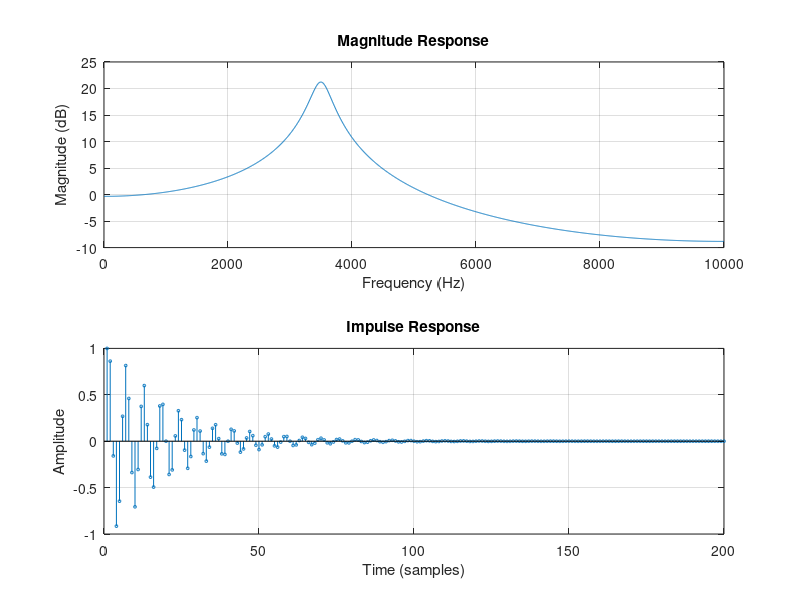

MATLAB code to generate this figure:
clear all
close all

Fs = 20000;
poleFrequency = 3500;
poleRadius = 0.95;
size = 2048;

angle = poleFrequency/Fs*2*pi

% Get points of poles
pole1 = poleRadius*exp(1i*angle);
pole2 = poleRadius*exp(-1i*angle);

num = [1 0 0];
den = [1 -(pole1+pole2) pole1*pole2]

f = linspace(0, Fs/2, size);

w = 2*pi*f/Fs;

H = freqz(num, den, w);

magnitude = 20*log10(abs(H));

impulse = filter(num, den, [1 zeros(1, size-1)]);

figure;

subplot(2, 1, 1);
plot(f, magnitude);
grid on;
xlabel('Frequency (Hz)');
ylabel('Magnitude (dB)');
title('Magnitude Response');
xlim([0 Fs/2]);

subplot(2, 1, 2);
stem(impulse, 'MarkerSize', 2);
grid on;
xlabel('Time (samples)');
ylabel('Amplitude');
title('Impulse Response');
xlim([0 200]);
